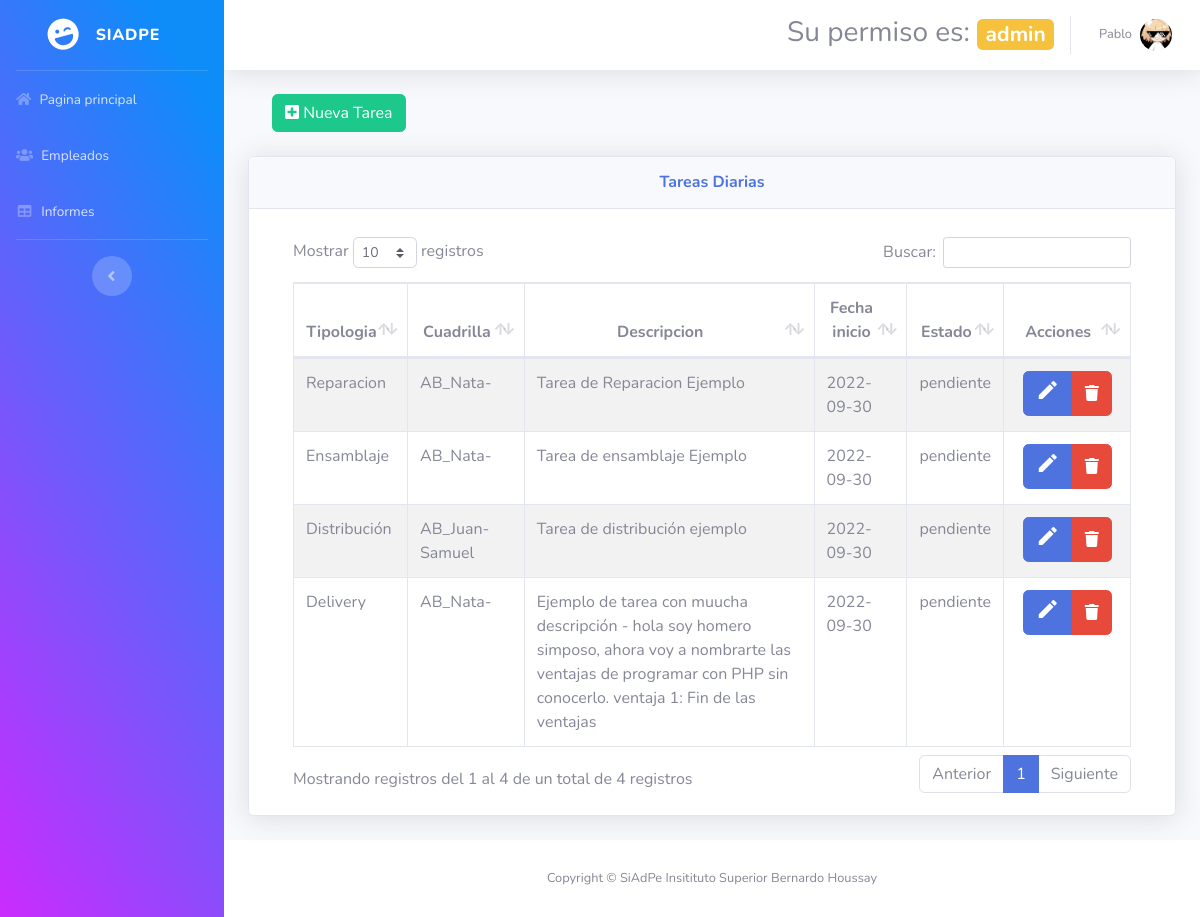
/dashboardAdmin/index.php (signed in), run on an earlier commit of the app's database.
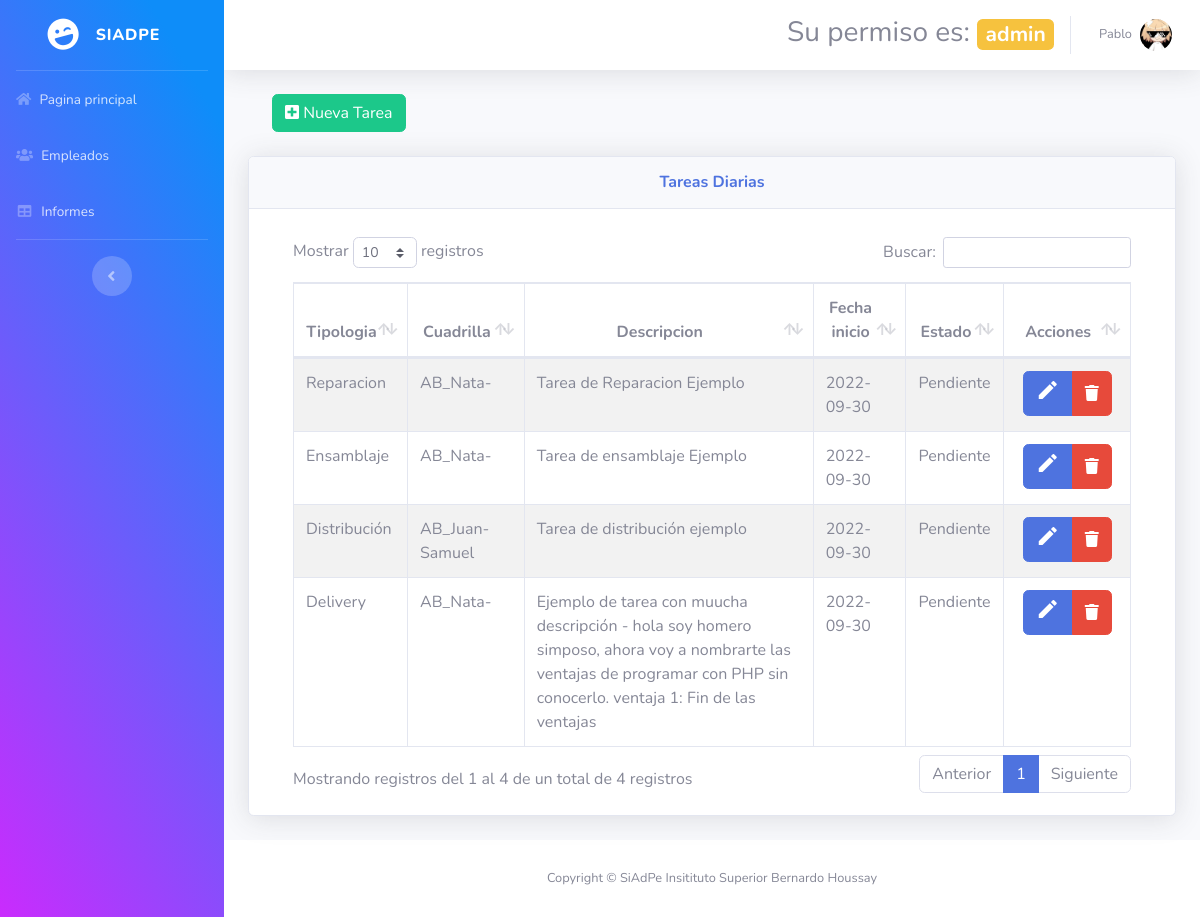
And on a later commit of the database.
### tables this page shows
CREATE TABLE IF NOT EXISTS `cuadrillas` (
  `id` int(11) NOT NULL AUTO_INCREMENT,
  `nombre` varchar(100) NOT NULL,
  `id_area` int(11) NOT NULL,
  PRIMARY KEY (`id`),
  KEY `id_area` (`id_area`)
);

CREATE TABLE IF NOT EXISTS `tipologias` (
  `id` int(11) NOT NULL AUTO_INCREMENT,
  `descripcion` varchar(250) NOT NULL,
  PRIMARY KEY (`id`)
);

CREATE TABLE IF NOT EXISTS `tareas` (
  `id` int(11) NOT NULL AUTO_INCREMENT,
  `descripcion` varchar(300) NOT NULL,
  `resolucion` varchar(300) NOT NULL,
  `fecha_inicio` date NOT NULL,
  `fecha_finalizacion` date NOT NULL,
  `id_jefe` int(11) NOT NULL,
  `id_estado` int(11) NOT NULL,
  `id_tipologia` int(11) NOT NULL,
  PRIMARY KEY (`id`),
  KEY `id_jefe` (`id_jefe`),
  KEY `id_estado` (`id_estado`),
  KEY `id_tipologia` (`id_tipologia`),
  FULLTEXT KEY `resolucion` (`resolucion`)
);

CREATE TABLE IF NOT EXISTS `estados` (
  `id` int(11) NOT NULL AUTO_INCREMENT,
  `estado` varchar(100) NOT NULL,
  PRIMARY KEY (`id`)
);

### dashboardAdmin/index.php (the view, shortened to what this page needs)
<?php require_once "vistas/parte_superior.php"?>
<?php
$objeto = new Conexion();
$conexion = $objeto->Conectar();
$consultaTareDia = "SELECT  Tareas.id AS tarea_ID, Tipologias.id AS tipologia_ID, Tipologias.descripcion AS tipologia, Cuadrillas.id AS cuadrilla_ID, Cuadrillas.nombre AS cuadrilla, Estados.id AS estado_ID, Estados.estado, Tareas.descripcion, Tareas.fecha_inicio AS fecha_Ini FROM Cuadrillas INNER JOIN Tareas_Empleados ON Cuadrillas.id = Tareas_Empleados.id_cuadrilla INNER JOIN Tareas ON Tareas_Empleados.id_tarea = Tareas.id INNER JOIN Tipologias ON Tareas.id_tipologia = Tipologias.id INNER JOIN Estados ON Tareas.id_estado = Estados.id GROUP BY tarea_ID";
$resultadoTareDia = $conexion->prepare($consultaTareDia);
$resultadoTareDia->execute();
$dataTareDia=$resultadoTareDia->fetchAll(PDO::FETCH_ASSOC);
?>
    <div id="content">
        <div class="container-fluid">
        <div class="container">
        <div class="row">
            <div class="col-lg-12">
            <button id="btnNuevaTarea" type="button" class="btn btn-success" data-toggle="modal"><i class="fa fa-plus-square" aria-hidden="true"></i> Nueva Tarea</button>
            </div>
        </div>
    </div>
    <br>
            <div class="card shadow mb-4">
                <div class="card-header py-3">
                    <h6 class="m-0 font-weight-bold text-primary"><center>Tareas Diarias</center></h6>
                </div>
                <div class="card-body">
                    <div class="container">
                            <div class="row mt-2">
                                    <div class="col-lg-12">
                                        <div class="table-responsive">
                                            <table id="tablaTareasDiarias" class="table table-striped table-bordered table-condensed" style="width:100%">
                                                <thead class="text-center">
                                                    <tr>
                                                        <th>Tipologia</th>
                                                        <th>Cuadrilla</th>
                                                        <th>Descripcion</th>
                                                        <th>Fecha inicio</th>
                                                        <th>Estado</th>
                                                        <th>Acciones</th>
                                                    </tr>
                                                </thead>
                                                <tbody>
                                                    <?php
                                                    foreach($dataTareDia as $dat1) {
                                                    ?>
                                                    <tr>
                                                        <td><?php echo $dat1['tipologia'] ?></td>
                                                        <td><?php echo $dat1['cuadrilla'] ?></td>
                                                        <td><?php echo $dat1['descripcion'] ?></td>
                                                        <td><?php echo $dat1['fecha_Ini'] ?></td>
                                                        <td id="estadoT"><?php echo $dat1['estado'] ?></td>
                                                        <td></td>
                                                    </tr>
                                                    <?php
                                                        }
                                                    ?>
                                                </tbody>
                                           </table>
                                        </div>
                                    </div>
                            </div>
                        </div>
                </div>
            </div>
        </div>
</div>
</div>
<?php require_once "vistas/parte_inferior.php"?>

### dashboardAdmin/vistas/parte_superior.php (shortened to what this page needs)
<!DOCTYPE html>
<html lang="en">
<head>
  <link href="vendor/fontawesome-free/css/all.min.css" rel="stylesheet" type="text/css">
  <link href="css/sb-admin-2.min.css" rel="stylesheet">
    <link rel="stylesheet" type="text/css" href="vendor/datatables/datatables.min.css"/>
    <link rel="stylesheet"  type="text/css" href="vendor/datatables/DataTables-1.10.18/css/dataTables.bootstrap4.min.css">
</head>
<body id="page-top">
  <div id="wrapper">
    <ul class="navbar-nav bg-gradient-primary sidebar sidebar-dark accordion" id="accordionSidebar">
      <a class="sidebar-brand d-flex align-items-center justify-content-center" href="index.php">
        <div class="sidebar-brand-icon rotate-n-15">
          <i class="fas fa-laugh-wink"></i>
        </div>
        <div class="sidebar-brand-text mx-3">SiAdPe</div>
      </a>
      <hr class="sidebar-divider my-0">
      <li class="nav-item">
        <a class="nav-link" href="index.php">
        <i class="fa fa-home" aria-hidden="true"></i>
          <span>Pagina principal</span></a>
      </li>
      <li class="nav-item">
        <a class="nav-link" href="empleados.php">
        <i class="fa fa-users" aria-hidden="true"></i>
        <span>Empleados</span></a>
      </li>
      <li class="nav-item">
        <a class="nav-link" href="informes.php">
        <i class="fas fa-fw fa-table"></i>
        <span>Informes</span></a>
      </li>
      <hr class="sidebar-divider d-none d-md-block">
      <div class="text-center d-none d-md-inline">
        <button class="rounded-circle border-0" id="sidebarToggle"></button>
      </div>
    </ul>
    <div id="content-wrapper" class="d-flex flex-column">
      <div id="content">
        <nav class="navbar navbar-expand navbar-light bg-white topbar mb-4 static-top shadow">
          <ul class="navbar-nav ml-auto">
            <h3 class="text-center ml-2 mt-3">Su permiso es: <span class="badge badge-warning"><?php echo $_SESSION["s_rol_descripcion"];?></span></h3>
            <li class="nav-item dropdown no-arrow">
              <a class="nav-link dropdown-toggle" href="#" id="userDropdown" role="button" data-toggle="dropdown" aria-haspopup="true" aria-expanded="false">
                <span class="mr-2 d-none d-lg-inline text-gray-600 small" id="nombreUsuario"><?php echo $_SESSION["s_nombre"];?></span>
                <img class="img-profile rounded-circle" src="img/Neco-Arc-Glasses.jpg">
              </a>
            </li>
          </ul>
        </nav>

### dashboardAdmin/vistas/parte_inferior.php (shortened to what this page needs)
      </div>
      <footer class="sticky-footer bg-white">
        <div class="container my-auto">
          <div class="copyright text-center my-auto">
            <span>Copyright &copy; SiAdPe Insitituto Superior Bernardo Houssay</span>
          </div>
        </div>
      </footer>
    </div>
</body>
</html>

What changed in the data, as far as the page shows it:
changed through a linked row, cuadrillas "AB_Nata-": estados.estado "pendiente" → "Pendiente"
changed through a linked row, cuadrillas "AB_Juan-Samuel": estados.estado "pendiente" → "Pendiente"
